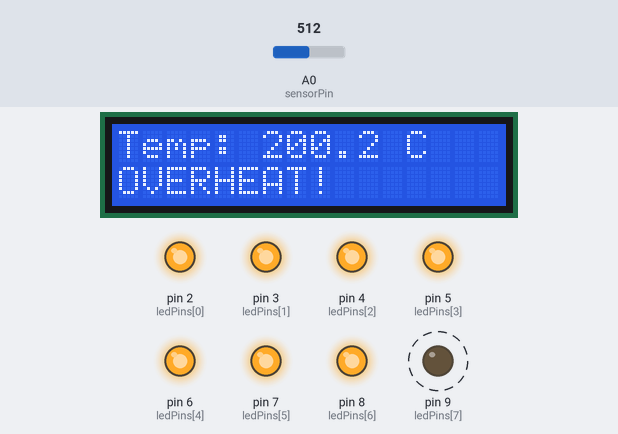
A sketch run on a simulated Arduino Uno, built with avr-gcc and run on an emulated ATmega328P. Shown: 16×2 character LCD, output pins drawn as LEDs (lit = HIGH). Dashed ring = blinking. The inputs (shaded band) are chosen by the test bench; at power-on: A0 (sensorPin) = 512. What the sketch prints to the serial monitor is not drawn.

Above: at 0.4 s.
1.3 s: A0 (sensorPin) set to 201
At 1.66 s:
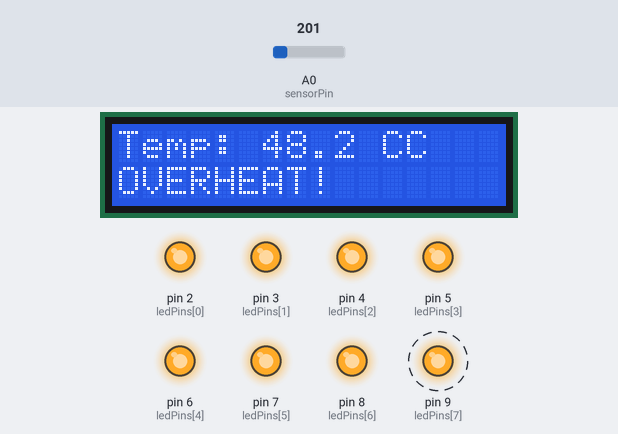
4.3 s: A0 (sensorPin) set to 188
At 5.3 s:
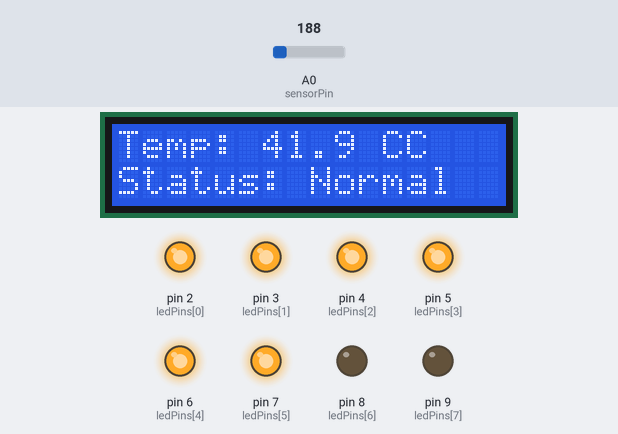
6.1 s: A0 (sensorPin) set to 122
At 7.5 s:
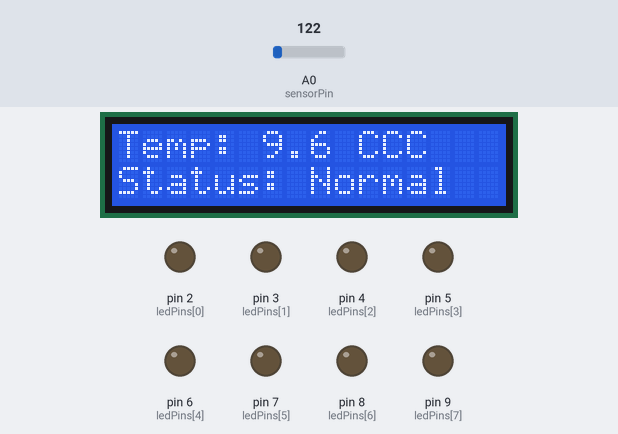
7.9 s: A0 (sensorPin) set to 93
At 9.2 s:
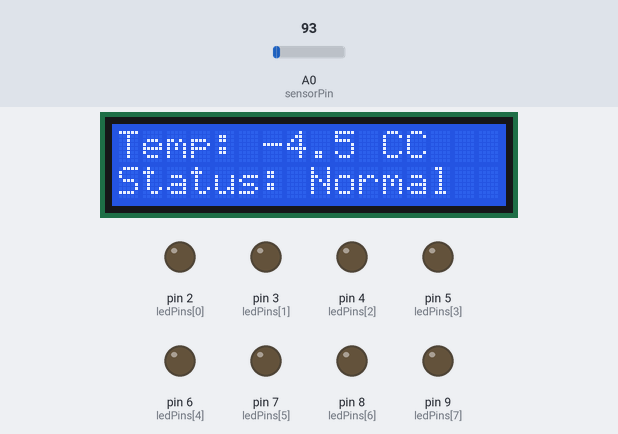
9.5 s: A0 (sensorPin) set to 40
At 10.3 s:
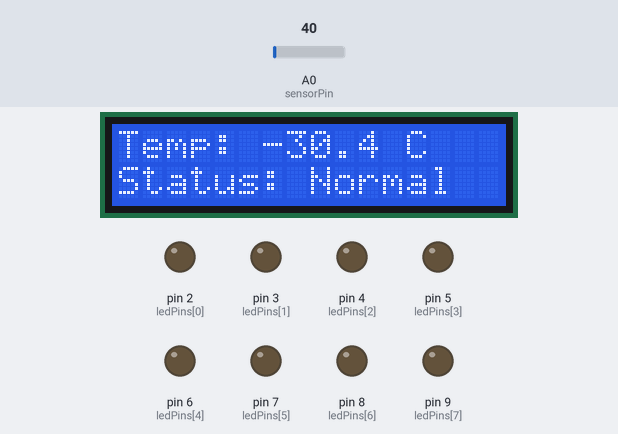
11.3 s: A0 (sensorPin) set to 125
At 12.7 s:
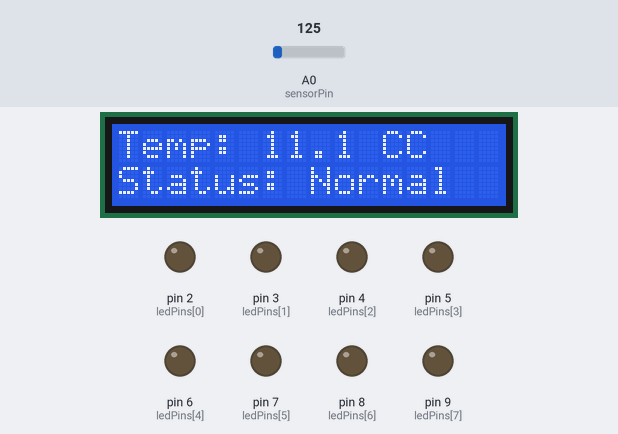
13.1 s: A0 (sensorPin) set to 142
Timing chart, 0 to 15.9 s (numbered marks = the images above; inputs shaded):
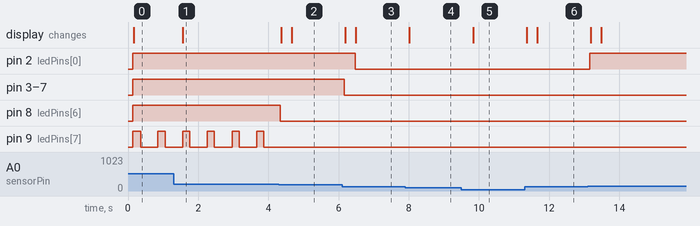

Measured:
- the behaviour switches between 195 and 194 on A0 (sensorPin) (found by bisection; images 1 and 2)
- the behaviour switches between 103 and 102 on A0 (sensorPin) (found by bisection; images 3 and 4)
- after the input at 1.3 s, the display: changes after 0.26 s (image 1)
- after the input at 4.3 s, pin 8 (ledPins[6]): HIGH → LOW at once; pin 9 (ledPins[7]): stops changing and stays LOW; the display: first changes after 0.07 s (image 2 shows a later state)
- after the input at 6.1 s, pin 2 (ledPins[0]): HIGH → LOW after 0.37 s; pin 3 (ledPins[1]), pin 4 (ledPins[2]), pin 5 (ledPins[3]), pin 6 (ledPins[4]), pin 7 (ledPins[5]): HIGH → LOW after 0.06 s; the display: first changes after 0.09 s (image 3 shows a later state)
- after the input at 7.9 s, the display: changes after 0.11 s (image 4)
- after the input at 9.5 s, the display: changes after 0.34 s (image 5)
- after the input at 11.3 s, the display: first changes after 0.06 s (image 6 shows a later state)
- after the input at 13.1 s, pin 2 (ledPins[0]): LOW → HIGH after 0.06 s

The sketch:

arduino_temperature_monitor1.ino
```cpp
#include <Wire.h>
#include <LiquidCrystal_I2C.h>

// LCD configuration
LiquidCrystal_I2C lcd(0x27,16,2);

// Temperature limits
const float Tmin = 10.0;
const float Tmax = 50.0;
const float overheatTemp = 45.0;

// LED configuration
const int numLEDs = 8;
int ledPins[numLEDs] = {2,3,4,5,6,7,8,9};

// Sensor pin
const int sensorPin = A0;

// Global temperature variable
float temperature;

// ------- SETUP -------
void setup()
{
  Serial.begin(9600);

  lcd.init();
  lcd.backlight();

  for(int i = 0; i < numLEDs; i++)
  {
    pinMode(ledPins[i], OUTPUT);
  }
}

// ------- MAIN LOOP -------
void loop()
{
  temperature = readTemperature();

  updateLEDBar();

  updateLCD();

  handleOverheat();

  delay(200);
}


// ------- Temperature + Filter -------
float readTemperature()
{
  int sum = 0;
  for(int i = 0; i < 15; i ++)
  {
    sum += analogRead(sensorPin);
    delay(5);
  }

  int adcValue = sum / 15;

  float voltage = (adcValue * 5.0) / 1023.0;

  float temp = (voltage - 0.5) * 100.0;

  Serial.print("Temperature: ");
  Serial.println(temp);

  return temp;
}


// ------- LED BAR CONTROL -------
void updateLEDBar()
{
  int ledLevel = ((temperature - Tmin) * numLEDs) / (Tmax - Tmin);

  if(ledLevel < 0) ledLevel = 0;
  if(ledLevel > numLEDs) ledLevel = numLEDs;

  for(int i = 0; i < numLEDs; i ++)
  {
    if(i < ledLevel)
      digitalWrite(ledPins[i],HIGH);
    else
      digitalWrite(ledPins[i],LOW);
  }
}


// ------- LCD DISPLAY -------
void updateLCD()
{
  lcd.setCursor(0,0);
  lcd.print("Temp: ");
  lcd.print(temperature, 1);
  lcd.print(" C");

  lcd.setCursor(0,1);

  if(temperature > overheatTemp)
    lcd.print("OVERHEAT! ");
  else
    lcd.print("Status: Normal ");
}


// ------- OVERHEAT WARNING -------
void handleOverheat()
{
  if(temperature > overheatTemp)
  {
    digitalWrite(ledPins[numLEDs - 1],HIGH);
    delay(200);
    digitalWrite(ledPins[numLEDs - 1],LOW);
    delay(200);
  }
}
```
